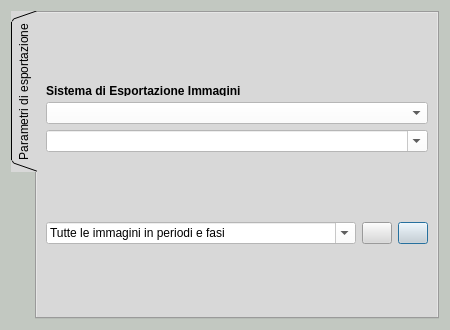
<?xml version="1.0" encoding="UTF-8"?>
<ui version="4.0">
 <class>Dialog_img_exp</class>
 <widget class="QDialog" name="Dialog_img_exp">
  <property name="windowModality">
   <enum>Qt::NonModal</enum>
  </property>
  <property name="enabled">
   <bool>true</bool>
  </property>
  <property name="geometry">
   <rect>
    <x>0</x>
    <y>0</y>
    <width>450</width>
    <height>330</height>
   </rect>
  </property>
  <property name="minimumSize">
   <size>
    <width>450</width>
    <height>279</height>
   </size>
  </property>
  <property name="maximumSize">
   <size>
    <width>1000</width>
    <height>1000</height>
   </size>
  </property>
  <property name="palette">
   <palette>
    <active>
     <colorrole role="WindowText">
      <brush brushstyle="SolidPattern">
       <color alpha="255">
        <red>0</red>
        <green>0</green>
        <blue>0</blue>
       </color>
      </brush>
     </colorrole>
     <colorrole role="Button">
      <brush brushstyle="SolidPattern">
       <color alpha="255">
        <red>194</red>
        <green>200</green>
        <blue>193</blue>
       </color>
      </brush>
     </colorrole>
     <colorrole role="Light">
      <brush brushstyle="SolidPattern">
       <color alpha="255">
        <red>255</red>
        <green>255</green>
        <blue>255</blue>
       </color>
      </brush>
     </colorrole>
     <colorrole role="Midlight">
      <brush brushstyle="SolidPattern">
       <color alpha="255">
        <red>224</red>
        <green>227</green>
        <blue>224</blue>
       </color>
      </brush>
     </colorrole>
     <colorrole role="Dark">
      <brush brushstyle="SolidPattern">
       <color alpha="255">
        <red>97</red>
        <green>100</green>
        <blue>96</blue>
       </color>
      </brush>
     </colorrole>
     <colorrole role="Mid">
      <brush brushstyle="SolidPattern">
       <color alpha="255">
        <red>129</red>
        <green>133</green>
        <blue>129</blue>
       </color>
      </brush>
     </colorrole>
     <colorrole role="Text">
      <brush brushstyle="SolidPattern">
       <color alpha="255">
        <red>0</red>
        <green>0</green>
        <blue>0</blue>
       </color>
      </brush>
     </colorrole>
     <colorrole role="BrightText">
      <brush brushstyle="SolidPattern">
       <color alpha="255">
        <red>255</red>
        <green>255</green>
        <blue>255</blue>
       </color>
      </brush>
     </colorrole>
     <colorrole role="ButtonText">
      <brush brushstyle="SolidPattern">
       <color alpha="255">
        <red>0</red>
        <green>0</green>
        <blue>0</blue>
       </color>
      </brush>
     </colorrole>
     <colorrole role="Base">
      <brush brushstyle="SolidPattern">
       <color alpha="255">
        <red>255</red>
        <green>255</green>
        <blue>255</blue>
       </color>
      </brush>
     </colorrole>
     <colorrole role="Window">
      <brush brushstyle="SolidPattern">
       <color alpha="255">
        <red>194</red>
        <green>200</green>
        <blue>193</blue>
       </color>
      </brush>
     </colorrole>
     <colorrole role="Shadow">
      <brush brushstyle="SolidPattern">
       <color alpha="255">
        <red>0</red>
        <green>0</green>
        <blue>0</blue>
       </color>
      </brush>
     </colorrole>
     <colorrole role="AlternateBase">
      <brush brushstyle="SolidPattern">
       <color alpha="255">
        <red>224</red>
        <green>227</green>
        <blue>224</blue>
       </color>
      </brush>
     </colorrole>
     <colorrole role="ToolTipBase">
      <brush brushstyle="SolidPattern">
       <color alpha="255">
        <red>255</red>
        <green>255</green>
        <blue>220</blue>
       </color>
      </brush>
     </colorrole>
     <colorrole role="ToolTipText">
      <brush brushstyle="SolidPattern">
       <color alpha="255">
        <red>0</red>
        <green>0</green>
        <blue>0</blue>
       </color>
      </brush>
     </colorrole>
     <colorrole role="PlaceholderText">
      <brush brushstyle="NoBrush">
       <color alpha="128">
        <red>0</red>
        <green>0</green>
        <blue>0</blue>
       </color>
      </brush>
     </colorrole>
    </active>
    <inactive>
     <colorrole role="WindowText">
      <brush brushstyle="SolidPattern">
       <color alpha="255">
        <red>0</red>
        <green>0</green>
        <blue>0</blue>
       </color>
      </brush>
     </colorrole>
     <colorrole role="Button">
      <brush brushstyle="SolidPattern">
       <color alpha="255">
        <red>194</red>
        <green>200</green>
        <blue>193</blue>
       </color>
      </brush>
     </colorrole>
     <colorrole role="Light">
      <brush brushstyle="SolidPattern">
       <color alpha="255">
        <red>255</red>
        <green>255</green>
        <blue>255</blue>
       </color>
      </brush>
     </colorrole>
     <colorrole role="Midlight">
      <brush brushstyle="SolidPattern">
       <color alpha="255">
        <red>224</red>
        <green>227</green>
        <blue>224</blue>
       </color>
      </brush>
     </colorrole>
     <colorrole role="Dark">
      <brush brushstyle="SolidPattern">
       <color alpha="255">
        <red>97</red>
        <green>100</green>
        <blue>96</blue>
       </color>
      </brush>
     </colorrole>
     <colorrole role="Mid">
      <brush brushstyle="SolidPattern">
       <color alpha="255">
        <red>129</red>
        <green>133</green>
        <blue>129</blue>
       </color>
      </brush>
     </colorrole>
     <colorrole role="Text">
      <brush brushstyle="SolidPattern">
       <color alpha="255">
        <red>0</red>
        <green>0</green>
        <blue>0</blue>
       </color>
      </brush>
     </colorrole>
     <colorrole role="BrightText">
      <brush brushstyle="SolidPattern">
       <color alpha="255">
        <red>255</red>
        <green>255</green>
        <blue>255</blue>
       </color>
      </brush>
     </colorrole>
     <colorrole role="ButtonText">
      <brush brushstyle="SolidPattern">
       <color alpha="255">
        <red>0</red>
        <green>0</green>
        <blue>0</blue>
       </color>
      </brush>
     </colorrole>
     <colorrole role="Base">
      <brush brushstyle="SolidPattern">
       <color alpha="255">
        <red>255</red>
        <green>255</green>
        <blue>255</blue>
       </color>
      </brush>
     </colorrole>
     <colorrole role="Window">
      <brush brushstyle="SolidPattern">
       <color alpha="255">
        <red>194</red>
        <green>200</green>
        <blue>193</blue>
       </color>
      </brush>
     </colorrole>
     <colorrole role="Shadow">
      <brush brushstyle="SolidPattern">
       <color alpha="255">
        <red>0</red>
        <green>0</green>
        <blue>0</blue>
       </color>
      </brush>
     </colorrole>
     <colorrole role="AlternateBase">
      <brush brushstyle="SolidPattern">
       <color alpha="255">
        <red>224</red>
        <green>227</green>
        <blue>224</blue>
       </color>
      </brush>
     </colorrole>
     <colorrole role="ToolTipBase">
      <brush brushstyle="SolidPattern">
       <color alpha="255">
        <red>255</red>
        <green>255</green>
        <blue>220</blue>
       </color>
      </brush>
     </colorrole>
     <colorrole role="ToolTipText">
      <brush brushstyle="SolidPattern">
       <color alpha="255">
        <red>0</red>
        <green>0</green>
        <blue>0</blue>
       </color>
      </brush>
     </colorrole>
     <colorrole role="PlaceholderText">
      <brush brushstyle="NoBrush">
       <color alpha="128">
        <red>0</red>
        <green>0</green>
        <blue>0</blue>
       </color>
      </brush>
     </colorrole>
    </inactive>
    <disabled>
     <colorrole role="WindowText">
      <brush brushstyle="SolidPattern">
       <color alpha="255">
        <red>97</red>
        <green>100</green>
        <blue>96</blue>
       </color>
      </brush>
     </colorrole>
     <colorrole role="Button">
      <brush brushstyle="SolidPattern">
       <color alpha="255">
        <red>194</red>
        <green>200</green>
        <blue>193</blue>
       </color>
      </brush>
     </colorrole>
     <colorrole role="Light">
      <brush brushstyle="SolidPattern">
       <color alpha="255">
        <red>255</red>
        <green>255</green>
        <blue>255</blue>
       </color>
      </brush>
     </colorrole>
     <colorrole role="Midlight">
      <brush brushstyle="SolidPattern">
       <color alpha="255">
        <red>224</red>
        <green>227</green>
        <blue>224</blue>
       </color>
      </brush>
     </colorrole>
     <colorrole role="Dark">
      <brush brushstyle="SolidPattern">
       <color alpha="255">
        <red>97</red>
        <green>100</green>
        <blue>96</blue>
       </color>
      </brush>
     </colorrole>
     <colorrole role="Mid">
      <brush brushstyle="SolidPattern">
       <color alpha="255">
        <red>129</red>
        <green>133</green>
        <blue>129</blue>
       </color>
      </brush>
     </colorrole>
     <colorrole role="Text">
      <brush brushstyle="SolidPattern">
       <color alpha="255">
        <red>97</red>
        <green>100</green>
        <blue>96</blue>
       </color>
      </brush>
     </colorrole>
     <colorrole role="BrightText">
      <brush brushstyle="SolidPattern">
       <color alpha="255">
        <red>255</red>
        <green>255</green>
        <blue>255</blue>
       </color>
      </brush>
     </colorrole>
     <colorrole role="ButtonText">
      <brush brushstyle="SolidPattern">
       <color alpha="255">
        <red>97</red>
        <green>100</green>
        <blue>96</blue>
       </color>
      </brush>
     </colorrole>
     <colorrole role="Base">
      <brush brushstyle="SolidPattern">
       <color alpha="255">
        <red>194</red>
        <green>200</green>
        <blue>193</blue>
       </color>
      </brush>
     </colorrole>
     <colorrole role="Window">
      <brush brushstyle="SolidPattern">
       <color alpha="255">
        <red>194</red>
        <green>200</green>
        <blue>193</blue>
       </color>
      </brush>
     </colorrole>
     <colorrole role="Shadow">
      <brush brushstyle="SolidPattern">
       <color alpha="255">
        <red>0</red>
        <green>0</green>
        <blue>0</blue>
       </color>
      </brush>
     </colorrole>
     <colorrole role="AlternateBase">
      <brush brushstyle="SolidPattern">
       <color alpha="255">
        <red>194</red>
        <green>200</green>
        <blue>193</blue>
       </color>
      </brush>
     </colorrole>
     <colorrole role="ToolTipBase">
      <brush brushstyle="SolidPattern">
       <color alpha="255">
        <red>255</red>
        <green>255</green>
        <blue>220</blue>
       </color>
      </brush>
     </colorrole>
     <colorrole role="ToolTipText">
      <brush brushstyle="SolidPattern">
       <color alpha="255">
        <red>0</red>
        <green>0</green>
        <blue>0</blue>
       </color>
      </brush>
     </colorrole>
     <colorrole role="PlaceholderText">
      <brush brushstyle="NoBrush">
       <color alpha="128">
        <red>0</red>
        <green>0</green>
        <blue>0</blue>
       </color>
      </brush>
     </colorrole>
    </disabled>
   </palette>
  </property>
  <property name="cursor">
   <cursorShape>PointingHandCursor</cursorShape>
  </property>
  <property name="windowTitle">
   <string>Sistema di esportazione delle immagini</string>
  </property>
  <property name="windowIcon">
   <iconset resource="../../resources/resources.qrc">
    <normaloff>:/icons/directoryExp.png</normaloff>:/icons/directoryExp.png</iconset>
  </property>
  <layout class="QGridLayout" name="gridLayout_3">
   <item row="0" column="1">
    <widget class="QTabWidget" name="tabWidget">
     <property name="sizePolicy">
      <sizepolicy hsizetype="Expanding" vsizetype="Expanding">
       <horstretch>200</horstretch>
       <verstretch>200</verstretch>
      </sizepolicy>
     </property>
     <property name="palette">
      <palette>
       <active>
        <colorrole role="WindowText">
         <brush brushstyle="SolidPattern">
          <color alpha="255">
           <red>0</red>
           <green>0</green>
           <blue>0</blue>
          </color>
         </brush>
        </colorrole>
        <colorrole role="Button">
         <brush brushstyle="SolidPattern">
          <color alpha="255">
           <red>216</red>
           <green>216</green>
           <blue>216</blue>
          </color>
         </brush>
        </colorrole>
        <colorrole role="Light">
         <brush brushstyle="SolidPattern">
          <color alpha="255">
           <red>255</red>
           <green>255</green>
           <blue>255</blue>
          </color>
         </brush>
        </colorrole>
        <colorrole role="Midlight">
         <brush brushstyle="SolidPattern">
          <color alpha="255">
           <red>224</red>
           <green>227</green>
           <blue>224</blue>
          </color>
         </brush>
        </colorrole>
        <colorrole role="Dark">
         <brush brushstyle="SolidPattern">
          <color alpha="255">
           <red>97</red>
           <green>100</green>
           <blue>96</blue>
          </color>
         </brush>
        </colorrole>
        <colorrole role="Mid">
         <brush brushstyle="SolidPattern">
          <color alpha="255">
           <red>129</red>
           <green>133</green>
           <blue>129</blue>
          </color>
         </brush>
        </colorrole>
        <colorrole role="Text">
         <brush brushstyle="SolidPattern">
          <color alpha="255">
           <red>0</red>
           <green>0</green>
           <blue>0</blue>
          </color>
         </brush>
        </colorrole>
        <colorrole role="BrightText">
         <brush brushstyle="SolidPattern">
          <color alpha="255">
           <red>255</red>
           <green>255</green>
           <blue>255</blue>
          </color>
         </brush>
        </colorrole>
        <colorrole role="ButtonText">
         <brush brushstyle="SolidPattern">
          <color alpha="255">
           <red>0</red>
           <green>0</green>
           <blue>0</blue>
          </color>
         </brush>
        </colorrole>
        <colorrole role="Base">
         <brush brushstyle="SolidPattern">
          <color alpha="255">
           <red>216</red>
           <green>216</green>
           <blue>216</blue>
          </color>
         </brush>
        </colorrole>
        <colorrole role="Window">
         <brush brushstyle="SolidPattern">
          <color alpha="255">
           <red>216</red>
           <green>216</green>
           <blue>216</blue>
          </color>
         </brush>
        </colorrole>
        <colorrole role="Shadow">
         <brush brushstyle="SolidPattern">
          <color alpha="255">
           <red>0</red>
           <green>0</green>
           <blue>0</blue>
          </color>
         </brush>
        </colorrole>
        <colorrole role="AlternateBase">
         <brush brushstyle="SolidPattern">
          <color alpha="255">
           <red>224</red>
           <green>227</green>
           <blue>224</blue>
          </color>
         </brush>
        </colorrole>
        <colorrole role="ToolTipBase">
         <brush brushstyle="SolidPattern">
          <color alpha="255">
           <red>255</red>
           <green>255</green>
           <blue>220</blue>
          </color>
         </brush>
        </colorrole>
        <colorrole role="ToolTipText">
         <brush brushstyle="SolidPattern">
          <color alpha="255">
           <red>0</red>
           <green>0</green>
           <blue>0</blue>
          </color>
         </brush>
        </colorrole>
        <colorrole role="PlaceholderText">
         <brush brushstyle="SolidPattern">
          <color alpha="128">
           <red>0</red>
           <green>0</green>
           <blue>0</blue>
          </color>
         </brush>
        </colorrole>
       </active>
       <inactive>
        <colorrole role="WindowText">
         <brush brushstyle="SolidPattern">
          <color alpha="255">
           <red>0</red>
           <green>0</green>
           <blue>0</blue>
          </color>
         </brush>
        </colorrole>
        <colorrole role="Button">
         <brush brushstyle="SolidPattern">
          <color alpha="255">
           <red>216</red>
           <green>216</green>
           <blue>216</blue>
          </color>
         </brush>
        </colorrole>
        <colorrole role="Light">
         <brush brushstyle="SolidPattern">
          <color alpha="255">
           <red>255</red>
           <green>255</green>
           <blue>255</blue>
          </color>
         </brush>
        </colorrole>
        <colorrole role="Midlight">
         <brush brushstyle="SolidPattern">
          <color alpha="255">
           <red>224</red>
           <green>227</green>
           <blue>224</blue>
          </color>
         </brush>
        </colorrole>
        <colorrole role="Dark">
         <brush brushstyle="SolidPattern">
          <color alpha="255">
           <red>97</red>
           <green>100</green>
           <blue>96</blue>
          </color>
         </brush>
        </colorrole>
        <colorrole role="Mid">
         <brush brushstyle="SolidPattern">
          <color alpha="255">
           <red>129</red>
           <green>133</green>
           <blue>129</blue>
          </color>
         </brush>
        </colorrole>
        <colorrole role="Text">
         <brush brushstyle="SolidPattern">
          <color alpha="255">
           <red>0</red>
           <green>0</green>
           <blue>0</blue>
          </color>
         </brush>
        </colorrole>
        <colorrole role="BrightText">
         <brush brushstyle="SolidPattern">
          <color alpha="255">
           <red>255</red>
           <green>255</green>
           <blue>255</blue>
          </color>
         </brush>
        </colorrole>
        <colorrole role="ButtonText">
         <brush brushstyle="SolidPattern">
          <color alpha="255">
           <red>0</red>
           <green>0</green>
           <blue>0</blue>
          </color>
         </brush>
        </colorrole>
        <colorrole role="Base">
         <brush brushstyle="SolidPattern">
          <color alpha="255">
           <red>216</red>
           <green>216</green>
           <blue>216</blue>
          </color>
         </brush>
        </colorrole>
        <colorrole role="Window">
         <brush brushstyle="SolidPattern">
          <color alpha="255">
           <red>216</red>
           <green>216</green>
           <blue>216</blue>
          </color>
         </brush>
        </colorrole>
        <colorrole role="Shadow">
         <brush brushstyle="SolidPattern">
          <color alpha="255">
           <red>0</red>
           <green>0</green>
           <blue>0</blue>
          </color>
         </brush>
        </colorrole>
        <colorrole role="AlternateBase">
         <brush brushstyle="SolidPattern">
          <color alpha="255">
           <red>224</red>
           <green>227</green>
           <blue>224</blue>
          </color>
         </brush>
        </colorrole>
        <colorrole role="ToolTipBase">
         <brush brushstyle="SolidPattern">
          <color alpha="255">
           <red>255</red>
           <green>255</green>
           <blue>220</blue>
          </color>
         </brush>
        </colorrole>
        <colorrole role="ToolTipText">
         <brush brushstyle="SolidPattern">
          <color alpha="255">
           <red>0</red>
           <green>0</green>
           <blue>0</blue>
          </color>
         </brush>
        </colorrole>
        <colorrole role="PlaceholderText">
         <brush brushstyle="SolidPattern">
          <color alpha="128">
           <red>0</red>
           <green>0</green>
           <blue>0</blue>
          </color>
         </brush>
        </colorrole>
       </inactive>
       <disabled>
        <colorrole role="WindowText">
         <brush brushstyle="SolidPattern">
          <color alpha="255">
           <red>97</red>
           <green>100</green>
           <blue>96</blue>
          </color>
         </brush>
        </colorrole>
        <colorrole role="Button">
         <brush brushstyle="SolidPattern">
          <color alpha="255">
           <red>216</red>
           <green>216</green>
           <blue>216</blue>
          </color>
         </brush>
        </colorrole>
        <colorrole role="Light">
         <brush brushstyle="SolidPattern">
          <color alpha="255">
           <red>255</red>
           <green>255</green>
           <blue>255</blue>
          </color>
         </brush>
        </colorrole>
        <colorrole role="Midlight">
         <brush brushstyle="SolidPattern">
          <color alpha="255">
           <red>224</red>
           <green>227</green>
           <blue>224</blue>
          </color>
         </brush>
        </colorrole>
        <colorrole role="Dark">
         <brush brushstyle="SolidPattern">
          <color alpha="255">
           <red>97</red>
           <green>100</green>
           <blue>96</blue>
          </color>
         </brush>
        </colorrole>
        <colorrole role="Mid">
         <brush brushstyle="SolidPattern">
          <color alpha="255">
           <red>129</red>
           <green>133</green>
           <blue>129</blue>
          </color>
         </brush>
        </colorrole>
        <colorrole role="Text">
         <brush brushstyle="SolidPattern">
          <color alpha="255">
           <red>97</red>
           <green>100</green>
           <blue>96</blue>
          </color>
         </brush>
        </colorrole>
        <colorrole role="BrightText">
         <brush brushstyle="SolidPattern">
          <color alpha="255">
           <red>255</red>
           <green>255</green>
           <blue>255</blue>
          </color>
         </brush>
        </colorrole>
        <colorrole role="ButtonText">
         <brush brushstyle="SolidPattern">
          <color alpha="255">
           <red>97</red>
           <green>100</green>
           <blue>96</blue>
          </color>
         </brush>
        </colorrole>
        <colorrole role="Base">
         <brush brushstyle="SolidPattern">
          <color alpha="255">
           <red>216</red>
           <green>216</green>
           <blue>216</blue>
          </color>
         </brush>
        </colorrole>
        <colorrole role="Window">
         <brush brushstyle="SolidPattern">
          <color alpha="255">
           <red>216</red>
           <green>216</green>
           <blue>216</blue>
          </color>
         </brush>
        </colorrole>
        <colorrole role="Shadow">
         <brush brushstyle="SolidPattern">
          <color alpha="255">
           <red>0</red>
           <green>0</green>
           <blue>0</blue>
          </color>
         </brush>
        </colorrole>
        <colorrole role="AlternateBase">
         <brush brushstyle="SolidPattern">
          <color alpha="255">
           <red>194</red>
           <green>200</green>
           <blue>193</blue>
          </color>
         </brush>
        </colorrole>
        <colorrole role="ToolTipBase">
         <brush brushstyle="SolidPattern">
          <color alpha="255">
           <red>255</red>
           <green>255</green>
           <blue>220</blue>
          </color>
         </brush>
        </colorrole>
        <colorrole role="ToolTipText">
         <brush brushstyle="SolidPattern">
          <color alpha="255">
           <red>0</red>
           <green>0</green>
           <blue>0</blue>
          </color>
         </brush>
        </colorrole>
        <colorrole role="PlaceholderText">
         <brush brushstyle="SolidPattern">
          <color alpha="128">
           <red>0</red>
           <green>0</green>
           <blue>0</blue>
          </color>
         </brush>
        </colorrole>
       </disabled>
      </palette>
     </property>
     <property name="styleSheet">
      <string notr="true">background-color: rgb(216, 216, 216);</string>
     </property>
     <property name="tabPosition">
      <enum>QTabWidget::West</enum>
     </property>
     <property name="tabShape">
      <enum>QTabWidget::Triangular</enum>
     </property>
     <property name="currentIndex">
      <number>0</number>
     </property>
     <widget class="QWidget" name="tab">
      <attribute name="title">
       <string>Parametri di esportazione</string>
      </attribute>
      <layout class="QGridLayout" name="gridLayout_5">
       <item row="0" column="0">
        <layout class="QGridLayout" name="gridLayout_4">
         <item row="1" column="0">
          <widget class="QComboBox" name="comboBox_sito">
           <property name="enabled">
            <bool>true</bool>
           </property>
           <property name="sizePolicy">
            <sizepolicy hsizetype="Expanding" vsizetype="Fixed">
             <horstretch>0</horstretch>
             <verstretch>0</verstretch>
            </sizepolicy>
           </property>
           <property name="mouseTracking">
            <bool>false</bool>
           </property>
           <property name="contextMenuPolicy">
            <enum>Qt::DefaultContextMenu</enum>
           </property>
           <property name="acceptDrops">
            <bool>false</bool>
           </property>
           <property name="styleSheet">
            <string notr="true">background-color: rgb(255, 255, 255);</string>
           </property>
           <property name="editable">
            <bool>false</bool>
           </property>
           <property name="duplicatesEnabled">
            <bool>false</bool>
           </property>
           <property name="frame">
            <bool>true</bool>
           </property>
          </widget>
         </item>
         <item row="0" column="0">
          <widget class="QLabel" name="label">
           <property name="sizePolicy">
            <sizepolicy hsizetype="Expanding" vsizetype="Preferred">
             <horstretch>0</horstretch>
             <verstretch>0</verstretch>
            </sizepolicy>
           </property>
           <property name="maximumSize">
            <size>
             <width>500</width>
             <height>10</height>
            </size>
           </property>
           <property name="font">
            <font>
             <weight>75</weight>
             <italic>false</italic>
             <bold>true</bold>
            </font>
           </property>
           <property name="text">
            <string>Sistema di Esportazione Immagini</string>
           </property>
          </widget>
         </item>
         <item row="2" column="0">
          <widget class="QComboBox" name="comboBox_year">
           <property name="enabled">
            <bool>true</bool>
           </property>
           <property name="sizePolicy">
            <sizepolicy hsizetype="Expanding" vsizetype="Fixed">
             <horstretch>0</horstretch>
             <verstretch>0</verstretch>
            </sizepolicy>
           </property>
           <property name="styleSheet">
            <string notr="true">background-color: rgb(255, 255, 255);</string>
           </property>
           <property name="editable">
            <bool>true</bool>
           </property>
           <item>
            <property name="text">
             <string/>
            </property>
           </item>
           <item>
            <property name="text">
             <string>2023</string>
            </property>
           </item>
           <item>
            <property name="text">
             <string>2022</string>
            </property>
           </item>
           <item>
            <property name="text">
             <string>2021</string>
            </property>
           </item>
           <item>
            <property name="text">
             <string>2020</string>
            </property>
           </item>
           <item>
            <property name="text">
             <string>2019</string>
            </property>
           </item>
           <item>
            <property name="text">
             <string>2018</string>
            </property>
           </item>
           <item>
            <property name="text">
             <string>2017</string>
            </property>
           </item>
           <item>
            <property name="text">
             <string>2016</string>
            </property>
           </item>
           <item>
            <property name="text">
             <string>2015</string>
            </property>
           </item>
          </widget>
         </item>
        </layout>
       </item>
       <item row="1" column="0">
        <layout class="QGridLayout" name="gridLayout_2">
         <item row="0" column="0">
          <widget class="QComboBox" name="comboBox_export">
           <property name="sizePolicy">
            <sizepolicy hsizetype="Expanding" vsizetype="Fixed">
             <horstretch>0</horstretch>
             <verstretch>0</verstretch>
            </sizepolicy>
           </property>
           <property name="styleSheet">
            <string notr="true">background-color: rgb(255, 255, 255);</string>
           </property>
           <property name="editable">
            <bool>true</bool>
           </property>
           <property name="currentIndex">
            <number>0</number>
           </property>
           <property name="maxVisibleItems">
            <number>15</number>
           </property>
           <property name="frame">
            <bool>true</bool>
           </property>
           <item>
            <property name="text">
             <string>Tutte le immagini in periodi e fasi</string>
            </property>
           </item>
           <item>
            <property name="text">
             <string>US in periodi e fasi</string>
            </property>
           </item>
           <item>
            <property name="text">
             <string>US</string>
            </property>
           </item>
           <item>
            <property name="text">
             <string>Reperti</string>
            </property>
           </item>
           <item>
            <property name="text">
             <string>Reperti in Definizione materiali</string>
            </property>
           </item>
           <item>
            <property name="text">
             <string>Reperti in Tipo reperto</string>
            </property>
           </item>
           <item>
            <property name="text">
             <string>Tomba</string>
            </property>
           </item>
           <item>
            <property name="text">
             <string>Tomba in periodi e fasi</string>
            </property>
           </item>
           <item>
            <property name="text">
             <string>Strutture</string>
            </property>
           </item>
           <item>
            <property name="text">
             <string>Strutture in periodi e fasi</string>
            </property>
           </item>
           <item>
            <property name="text">
             <string>Pottery</string>
            </property>
           </item>
           <item>
            <property name="text">
             <string>Pottery / Specific shape </string>
            </property>
           </item>
           <item>
            <property name="text">
             <string>Pottery / US</string>
            </property>
           </item>
          </widget>
         </item>
         <item row="0" column="2">
          <widget class="QPushButton" name="pushButton_open_dir">
           <property name="sizePolicy">
            <sizepolicy hsizetype="Expanding" vsizetype="Fixed">
             <horstretch>0</horstretch>
             <verstretch>0</verstretch>
            </sizepolicy>
           </property>
           <property name="maximumSize">
            <size>
             <width>30</width>
             <height>16777215</height>
            </size>
           </property>
           <property name="text">
            <string/>
           </property>
           <property name="icon">
            <iconset resource="../../resources/resources.qrc">
             <normaloff>:/icons/directoryExp.png</normaloff>:/icons/directoryExp.png</iconset>
           </property>
          </widget>
         </item>
         <item row="0" column="1">
          <widget class="QPushButton" name="pushButton_exp_icons">
           <property name="maximumSize">
            <size>
             <width>30</width>
             <height>16777215</height>
            </size>
           </property>
           <property name="icon">
            <iconset resource="../../resources/resources.qrc">
             <normaloff>:/icons/photo2.png</normaloff>:/icons/photo2.png</iconset>
           </property>
          </widget>
         </item>
        </layout>
       </item>
      </layout>
     </widget>
    </widget>
   </item>
  </layout>
 </widget>
 <resources>
  <include location="resources.qrc"/>
  <include location="../../resources/resources.qrc"/>
 </resources>
 <connections/>
</ui>
